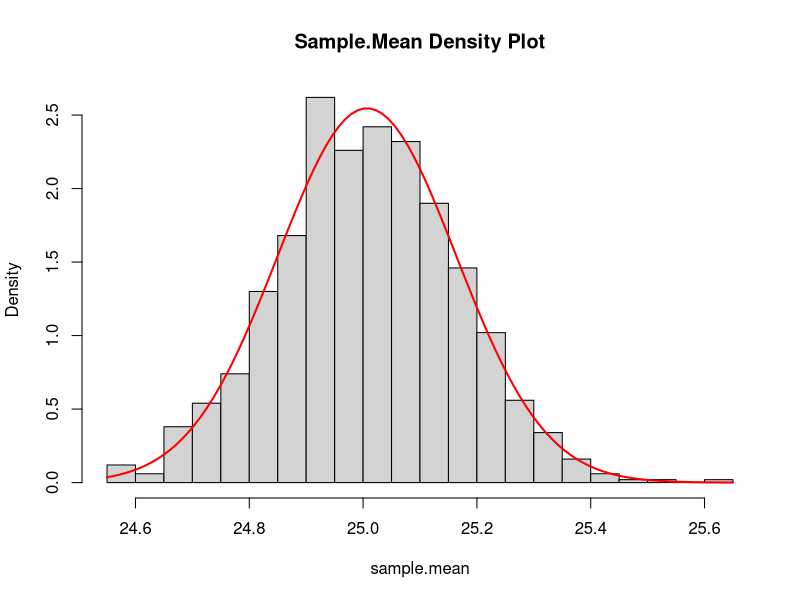
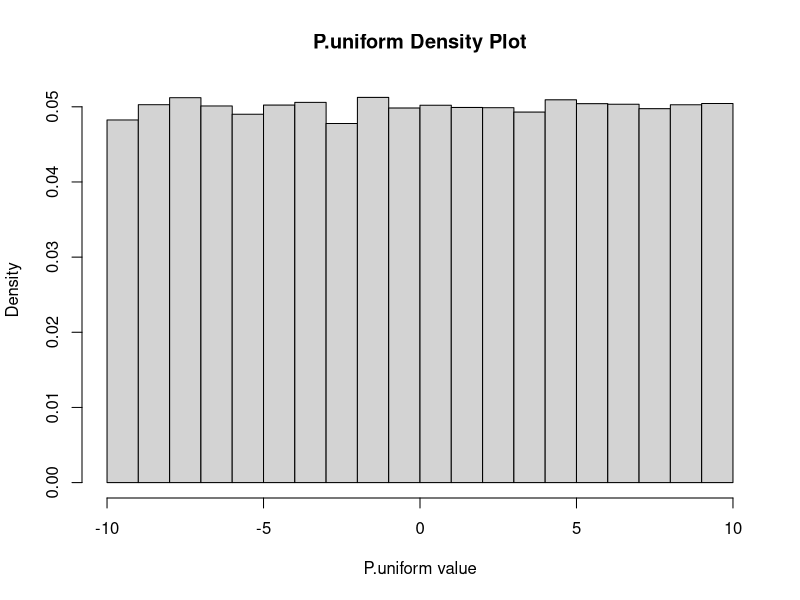
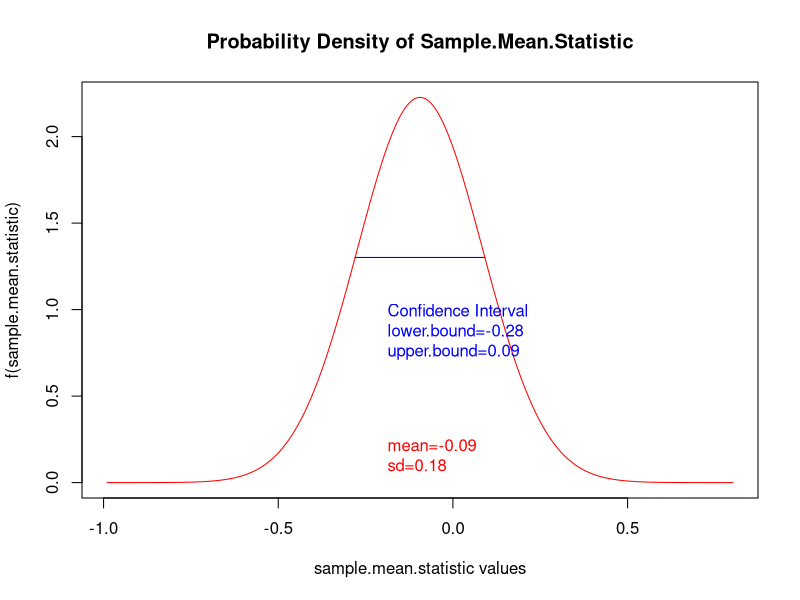

Source code (R) for these figures, in order:
## ---- chunk 1
# population P normal distribution of size n=100,000
P = rnorm(n=100000, mean=25, sd=5) 

# draw sample s of size=size.of.sample from the population P
size.of.sample = 1000
s = sample(P, size=size.of.sample, replace=FALSE)
sample.mean = mean(s)
sample.sd = sd(s)
print (paste('sample.mean =', round(sample.mean,2)))
print (paste('sample.sd =', round(sample.sd,2)))
## ---- chunk 2
no.of.random.samples = 1000
# sample.means will contain each sample.mean
sample.means = numeric()
i = 1
while (i <= no.of.random.samples) {
  s = sample(P, size=size.of.sample, replace=FALSE)
  sample.mean = mean(s)
  sample.means = c(sample.means, sample.mean)
  i = i + 1
}
## ---- chunk 3
# normal distribution function
normDist = function(x,mean,sd) {
  return ((1/(sd*sqrt(2*pi)))*exp(-((x -mean)^2)/(2*sd^2)))
}
hist(sample.means, breaks=16, main='Sample.Mean Density Plot',xlab ='sample.mean', freq=FALSE)
mean.sample.means = mean(sample.means)
sd.sample.means = sd(sample.means)
curve(normDist(x,mean=mean.sample.means,sd=sd.sample.means), col="red", lwd=2, add=TRUE)
## ---- chunk 4
print (paste('mean.sample.means =', round(mean.sample.means,3)))
print (paste('sd.sample.means =', round(sd.sample.means,3)))
## ---- chunk 5
conf.int = 0.6
lower.bound = qnorm((1 - conf.int)/2, mean = mean.sample.means, sd = sd.sample.means, lower.tail = TRUE)
upper.bound = mean.sample.means + (mean.sample.means - lower.bound)
## ---- chunk 6
print (paste('lower.bound =', round(lower.bound,3)))
print (paste('upper.bound =', round(upper.bound,3)))
## ---- chunk 7
below.lower.bound.count = sum(sample.means <= lower.bound)
above.upper.bound.count = sum(sample.means >= upper.bound)
sample.means.outside.ci.count = below.lower.bound.count + above.upper.bound.count  
sample.means.outside.ci.percent = 100 * sample.means.outside.ci.count/length(sample.means) 
## ---- chunk 8
print (paste('sample.means.outside.ci.percent =', round(sample.means.outside.ci.percent,3)))
## ---- chunk 9
conf.int = 0.99
lower.bound = qnorm((1 - conf.int)/2, mean = mean.sample.means, sd = sd.sample.means, lower.tail = TRUE)
upper.bound = mean.sample.means + (mean.sample.means - lower.bound)
## ---- chunk 10
print (paste('lower.bound =', round(lower.bound,3)))
print (paste('upper.bound =', round(upper.bound,3)))
## ---- chunk 11
P.uniform = runif(100000, min=-10, max=10) 
hist(P.uniform, breaks=16, main='P.uniform Density Plot',xlab ='P.uniform value', freq=FALSE)
mean.P.uniform = mean(P.uniform)
sd.P.uniform = sd(P.uniform)
## ---- chunk 12
print (paste('mean.P.uniform =', round(mean.P.uniform,3)))
print (paste('sd.P.uniform =', round(sd.P.uniform,3)))
## ---- chunk 13
s = sample(P.uniform, size=size.of.sample, replace=FALSE)
mean.sample = mean(s) # var name !!!!
sd.sample = sd(s)
# from CLT, se = standard error 
se = sd(s)/sqrt(size.of.sample)
## ---- chunk 14
print (paste('mean.sample =', round(mean.sample,3)))
print (paste('sd.sample =', round(sd.sample,3)))
print (paste('se.population.mean.statistic =', round(se,3)))
## ---- chunk 15
lb = mean.sample - 5*se
ub = mean.sample + 5*se
x = seq(lb, ub, length.out=1000)
y = lapply(x, normDist, mean=mean.sample, sd=se)
y = unlist(y)
plot(x,y, col="red", type='l',
     main='Probability Density of Sample.Mean.Statistic',
     xlab='sample.mean.statistic values',
     ylab='f(sample.mean.statistic)'
     )
legend(x=mean.sample - 0.2*(mean.sample - lb), y=0.3*max(y)/2,
       legend=c(paste('mean=',round(mean.sample,2),sep=''), paste('sd=',round(se,2),sep='')),
       text.col = 'red', bty='n')

conf.int = 0.70 # arbitrarily chosen
lower.bound = qnorm((1 - conf.int)/2, mean = mean.sample, sd = se, lower.tail = TRUE)
upper.bound = mean.sample + (mean.sample - lower.bound)
y.lower.bound = normDist(lower.bound, mean.sample, se)
y.upper.bound = normDist(upper.bound, mean.sample, se)
lines(c(lower.bound, upper.bound), c(y.lower.bound, y.upper.bound), col='blue')
legend(x=mean.sample - 0.2*(mean.sample - lb), y=1.0*max(y)/2,
       legend=c('Confidence Interval', paste('lower.bound=',round(lower.bound,2),sep=''),
       paste('upper.bound=',round(upper.bound,2),sep='')),
       text.col = 'blue', bty='n')
## ---- chunk 16
no.of.random.samples = 1000
# sample.means will contain each sample.mean
sample.means = numeric()
population.mean.on.CI.count = 0
i = 1
while (i <= no.of.random.samples) {
  s = sample(P.uniform, size=size.of.sample, replace=FALSE)
  sample.mean = mean(s)
  sd.sample = sd(s)
  se = sd(s)/sqrt(size.of.sample)
  lower.bound = qnorm((1 - conf.int)/2, mean = sample.mean, sd = se, lower.tail = TRUE)
  upper.bound = sample.mean + (sample.mean - lower.bound)
  if ((mean.P.uniform >= lower.bound) & (mean.P.uniform <= upper.bound)) {
    population.mean.on.CI.count = population.mean.on.CI.count + 1    
  } 
  i = i + 1
}
print (paste('population.mean.on.CI.count:',round(100*population.mean.on.CI.count/no.of.random.samples, 0),'%'))
